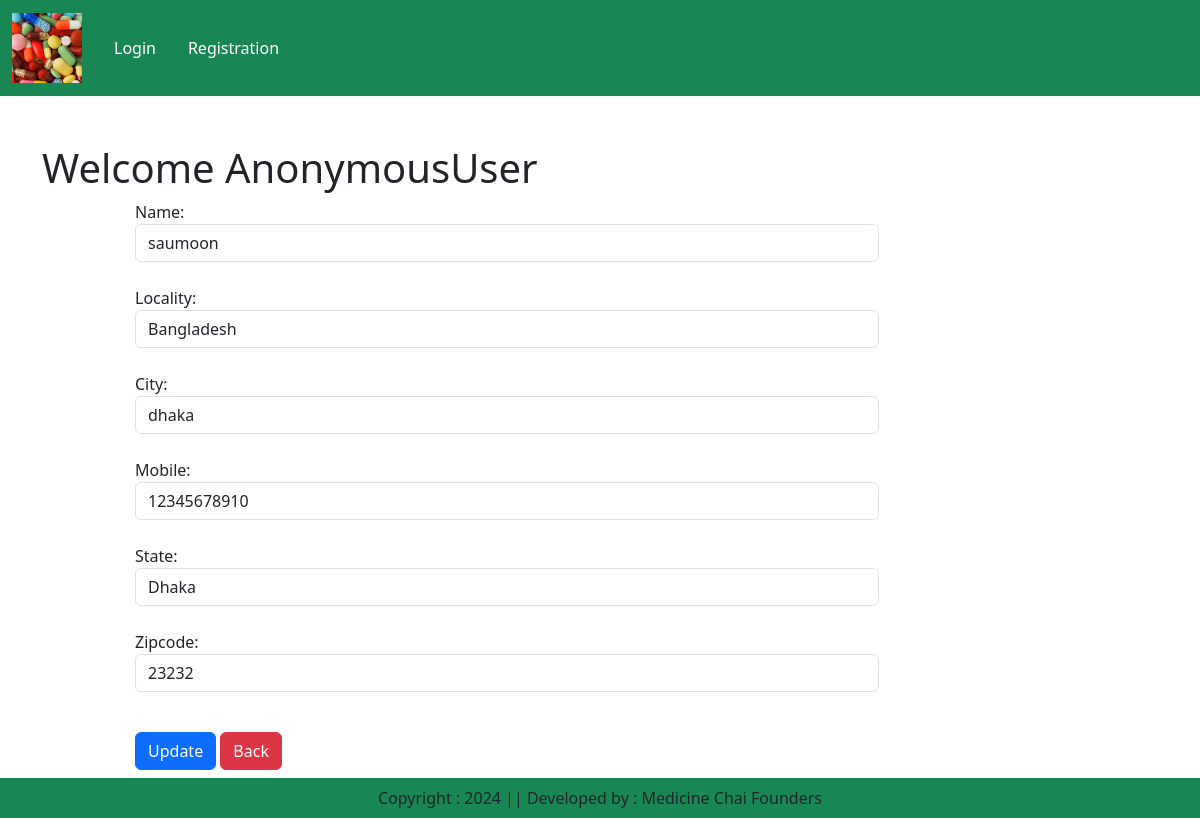
Screenshot of /updateAddress/1 with the database file from the repository.
### medicine/models.py (models this page shows, shortened)
class Customer(models.Model):
    user = models.ForeignKey(User, on_delete=models.CASCADE)
    name = models.CharField(max_length=200)
    locality = models.CharField(max_length=200)
    city = models.CharField(max_length=50)
    mobile = models.IntegerField(default=0)
    zipcode = models.IntegerField()
    state = models.CharField(choices=STATE_CHOICES, max_length=200)

### medicine/views.py (the view, shortened to what this page needs)
# urls.py: path('updateAddress/<int:pk>',views.updateAddress.as_view(),name='updateAddress'),
class updateAddress(View):
    def get(self,request,pk):
        add = Customer.objects.get(pk=pk)
        form = CustomerProfileForm(instance=add)
        return render(request, 'app/updateAddress.html',locals())

### medicine/forms.py
class CustomerProfileForm(forms.ModelForm):
    class Meta:
        model = Customer
        fields=['name','locality','city','mobile','state','zipcode']
        widgets={
            'name':forms.TextInput(attrs={'class':'form-control'}),
            'locality':forms.TextInput(attrs={'class':'form-control'}),
            'city':forms.TextInput(attrs={'class':'form-control'}),
            'mobile':forms.NumberInput(attrs={'class':'form-control'}),
            'state' :forms.Select(attrs={'class':'form-control'}),
            'zipcode':forms.NumberInput(attrs={'class':'form-control'}),
        }

### medicine/templates/app/updateAddress.html (shortened to what this page needs)
{% extends 'app/base.html' %}
{% load static %}
{% block main-content %}
<div class="container my-5">
    <div class="row">
        <h1>Welcome <span class="text-capitalize">{{request.user}}</span></h1>
    </div>
    <div class="col-sm-8 offset-sm-1">
        <form action="" method="POST">
            {% for fm in form %}
               {{fm.label_tag}} {{fm}} <small class="text-danger">{{fm.errors|striptags}}</small>
               <br>
            {% endfor %}
            <div class="col-12 mt-3">
                <button type="submit" class="btn btn-primary">Update</button>
                <a href="{% url 'address' %}" type="button" class="btn btn-danger">Back</a>
            </div>
        </form>
    </div>
</div>
{% endblock main-content %}

### rows the page displays
Customer: form "saumoon" "Bangladesh" "dhaka" "12345678910" "Dhaka" "23232"

### other values shown
{{ request.user }} "AnonymousUser"
{{ fm.label_tag }} "Name:" "Locality:" "City:" "Mobile:" "State:" "Zipcode:"
